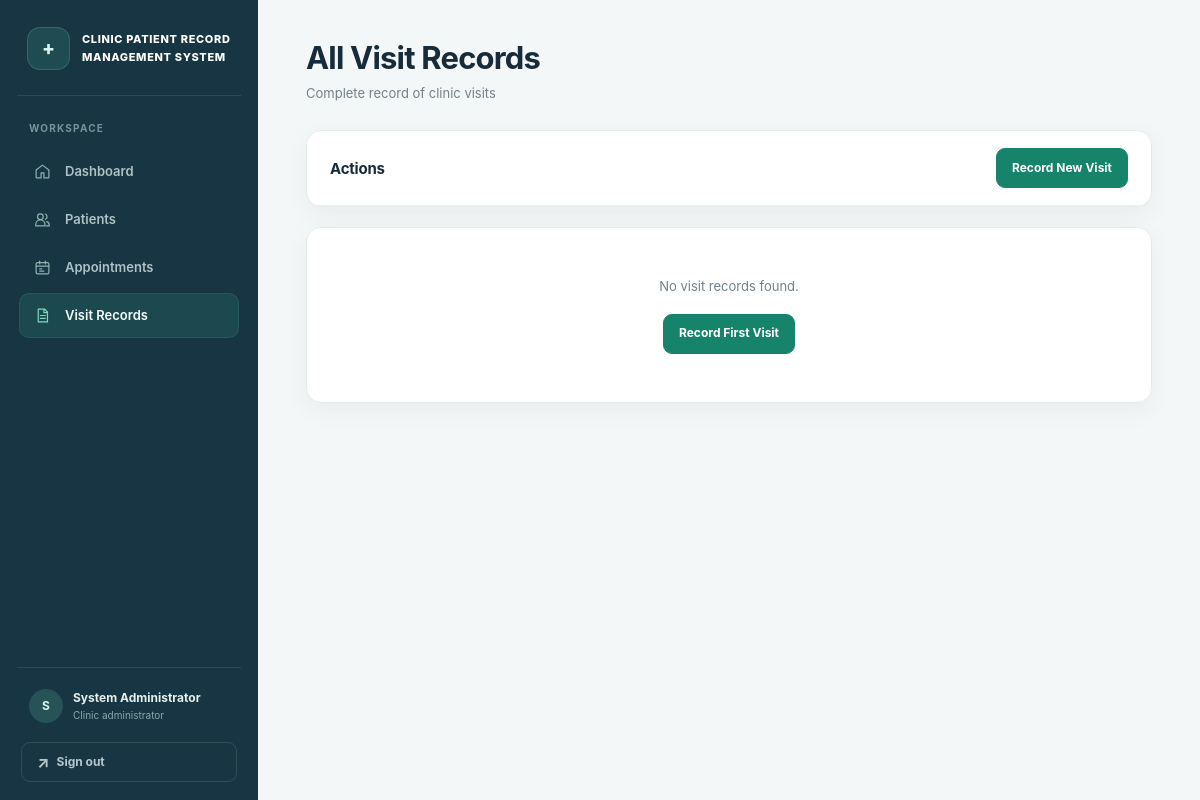
Page /visits (signed in) on the earlier database version.
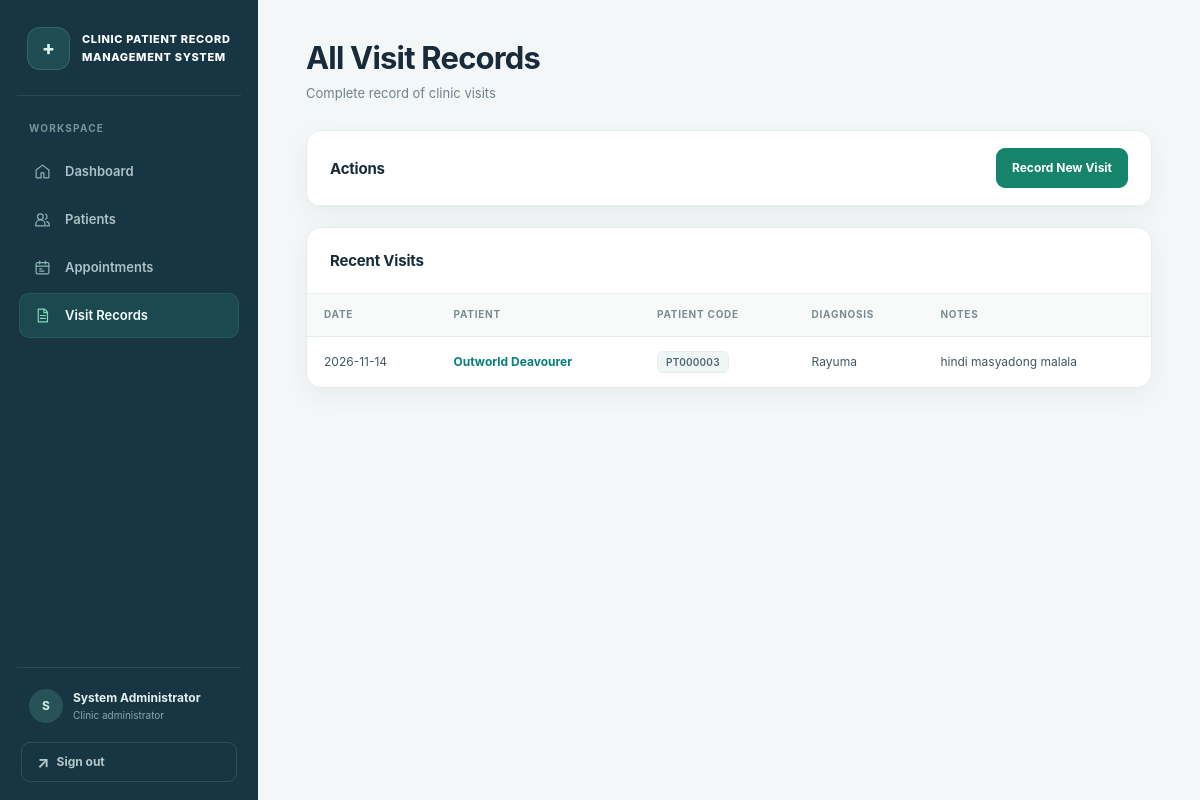
Same page on the later database version.
### tables this page shows
CREATE TABLE visits (
    visit_id INTEGER PRIMARY KEY AUTOINCREMENT,
    patient_id INTEGER NOT NULL,
    appointment_id INTEGER,
    visit_date TEXT NOT NULL,
    notes TEXT,
    diagnosis TEXT,
    created_at TEXT NOT NULL DEFAULT CURRENT_TIMESTAMP,
    updated_at TEXT NOT NULL DEFAULT CURRENT_TIMESTAMP,
    FOREIGN KEY (patient_id) REFERENCES patients(patient_id) ON DELETE CASCADE,
    FOREIGN KEY (appointment_id) REFERENCES appointments(appointment_id) ON DELETE SET NULL
);

CREATE TABLE patients (
    patient_id INTEGER PRIMARY KEY AUTOINCREMENT,
    patient_code TEXT UNIQUE NOT NULL,
    name TEXT NOT NULL,
    contact TEXT,
    date_of_birth TEXT,
    address TEXT,
    created_at TEXT NOT NULL DEFAULT CURRENT_TIMESTAMP,
    updated_at TEXT NOT NULL DEFAULT CURRENT_TIMESTAMP
);

### app.py (the view)
@app.route('/visits')
@login_required
def visits():
    visits_list = db.get_all_visits()
    return render_template('visit_history.html', visits=visits_list, patient=None)

### app.py (called while the page is built)
@app.after_request
def prevent_auth_page_caching(response):
    if request.endpoint in {'login', 'logout'}:
        response.headers['Cache-Control'] = 'no-store, no-cache, must-revalidate, max-age=0'
        response.headers['Pragma'] = 'no-cache'
        response.headers['Expires'] = '0'
    return response

def login_required(f):
    @wraps(f)
    def decorated_function(*args, **kwargs):
        if 'user_id' not in session:
            flash('Please log in to access this page.', 'error')
            return redirect(url_for('login'))
        return f(*args, **kwargs)
    return decorated_function

### database.py (called while the page is built)
def get_db_connection():
    conn = sqlite3.connect(DATABASE_PATH)
    conn.row_factory = sqlite3.Row
    conn.execute('PRAGMA foreign_keys = ON')
    return conn

def get_all_visits():
    conn = get_db_connection()
    visits = conn.execute(
        '''SELECT v.*, p.name, p.patient_code
           FROM visits v
           JOIN patients p ON v.patient_id = p.patient_id
           ORDER BY v.visit_date DESC'''
    ).fetchall()
    conn.close()
    return visits

### templates/visit_history.html (shortened to what this page needs)
{% extends "base.html" %}
{% block content %}
<div class="content-header">
    <h1>{% if patient %}Visit History - {{ patient.name }}{% else %}All Visit Records{% endif %}</h1>
    <p>{% if patient %}Patient consultation history{% else %}Complete record of clinic visits{% endif %}</p>
</div>
{% if patient %}
<div class="card">
    <div class="card-header">
        <h2>Patient Information</h2>
        <a href="{{ url_for('patient_details', patient_id=patient.patient_id) }}" class="btn btn-primary btn-small">View Full Profile</a>
    </div>
    <div class="patient-info-grid">
        <div class="info-item">
            <label>Patient Code</label>
            <span class="patient-code">{{ patient.patient_code }}</span>
        </div>
        <div class="info-item">
            <label>Name</label>
            <span>{{ patient.name }}</span>
        </div>
        <div class="info-item">
            <label>Contact</label>
            <span>{{ patient.contact or '—' }}</span>
        </div>
    </div>
</div>
{% else %}
<div class="card">
    <div class="card-header">
        <h2>Actions</h2>
        <a href="{{ url_for('record_visit') }}" class="btn btn-success">Record New Visit</a>
    </div>
</div>
{% endif %}
{% if visits %}
<div class="card">
    {% if not patient %}
    <div class="card-header">
        <h2>Recent Visits</h2>
    </div>
    <div class="table-container">
        <table class="data-table">
            <thead>
                <tr>
                    <th>Date</th>
                    <th>Patient</th>
                    <th>Patient Code</th>
                    <th>Diagnosis</th>
                    <th>Notes</th>
                </tr>
            </thead>
            <tbody>
                {% for visit in visits %}
                <tr>
                    <td>{{ visit.visit_date }}</td>
                    <td><a href="{{ url_for('patient_details', patient_id=visit.patient_id) }}">{{ visit.name }}</a></td>
                    <td><span class="patient-code">{{ visit.patient_code }}</span></td>
                    <td>{{ visit.diagnosis or '—' }}</td>
                    <td>{{ visit.notes[:100] }}{% if visit.notes|length > 100 %}...{% endif %}</td>
                </tr>
                {% endfor %}
            </tbody>
        </table>
    </div>
    {% endif %}
</div>
{% else %}
<div class="card">
    <div class="empty-state">
        <p>{% if patient %}No visit records for this patient.{% else %}No visit records found.{% endif %}</p>
        <a href="{{ url_for('record_visit') }}" class="btn btn-success">Record First Visit</a>
    </div>
</div>
{% endif %}
{% endblock %}

Differences in the rows shown:
added visits: visit_date "2026-11-14", name "Outworld Deavourer", patient_code "PT000003", diagnosis "Rayuma", notes "hindi masyadong malala"
Other differences:
text no longer shown: "No visit records found. Record First Visit"
text now shown: "Recent Visits DATE PATIENT PATIENT CODE DIAGNOSIS NOTES"
